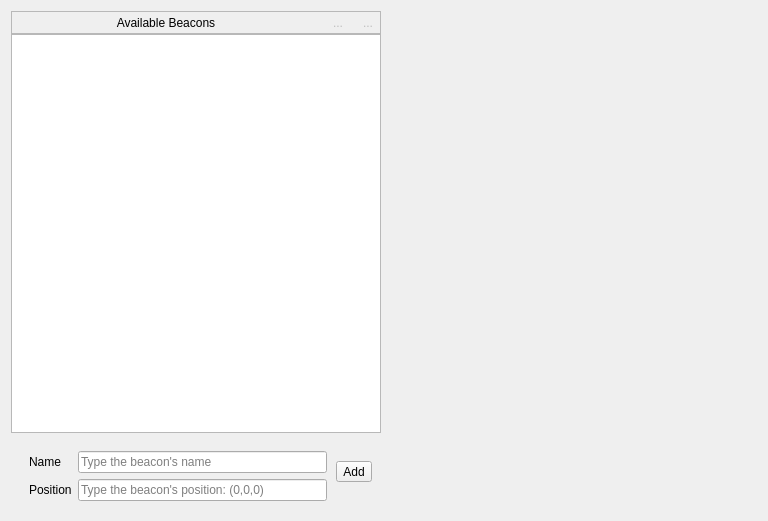
<?xml version="1.0" encoding="UTF-8"?>
<ui version="4.0">
 <class>QEnvironementEditor</class>
 <widget class="QDialog" name="QEnvironementEditor">
  <property name="geometry">
   <rect>
    <x>0</x>
    <y>0</y>
    <width>768</width>
    <height>521</height>
   </rect>
  </property>
  <property name="windowTitle">
   <string>Environement Editor</string>
  </property>
  <property name="windowIcon">
   <iconset resource="../images.qrc">
    <normaloff>:/resources/icons/network.png</normaloff>:/resources/icons/network.png</iconset>
  </property>
  <layout class="QHBoxLayout" name="horizontalLayout">
   <item>
    <widget class="QWidget" name="leftPanel" native="true">
     <layout class="QVBoxLayout" name="verticalLayout_2">
      <property name="spacing">
       <number>0</number>
      </property>
      <property name="leftMargin">
       <number>0</number>
      </property>
      <property name="topMargin">
       <number>0</number>
      </property>
      <property name="rightMargin">
       <number>0</number>
      </property>
      <property name="bottomMargin">
       <number>0</number>
      </property>
      <item>
       <widget class="QFrame" name="headerContainer">
        <property name="enabled">
         <bool>true</bool>
        </property>
        <property name="frameShape">
         <enum>QFrame::StyledPanel</enum>
        </property>
        <property name="frameShadow">
         <enum>QFrame::Raised</enum>
        </property>
        <layout class="QHBoxLayout" name="horizontalLayout_4">
         <property name="leftMargin">
          <number>0</number>
         </property>
         <property name="topMargin">
          <number>0</number>
         </property>
         <property name="rightMargin">
          <number>0</number>
         </property>
         <property name="bottomMargin">
          <number>0</number>
         </property>
         <item>
          <widget class="QLabel" name="label">
           <property name="text">
            <string>Available Beacons</string>
           </property>
           <property name="alignment">
            <set>Qt::AlignCenter</set>
           </property>
          </widget>
         </item>
         <item>
          <widget class="QToolButton" name="upButton">
           <property name="enabled">
            <bool>false</bool>
           </property>
           <property name="text">
            <string>...</string>
           </property>
           <property name="icon">
            <iconset resource="../images.qrc">
             <normaloff>:/resources/icons/arrow-up.png</normaloff>:/resources/icons/arrow-up.png</iconset>
           </property>
           <property name="autoRaise">
            <bool>true</bool>
           </property>
          </widget>
         </item>
         <item>
          <widget class="QToolButton" name="downButton">
           <property name="enabled">
            <bool>false</bool>
           </property>
           <property name="text">
            <string>...</string>
           </property>
           <property name="icon">
            <iconset resource="../images.qrc">
             <normaloff>:/resources/icons/arrow-down.png</normaloff>:/resources/icons/arrow-down.png</iconset>
           </property>
           <property name="autoRaise">
            <bool>true</bool>
           </property>
          </widget>
         </item>
        </layout>
       </widget>
      </item>
      <item>
       <widget class="QTableView" name="beaconList"/>
      </item>
      <item>
       <widget class="QWidget" name="addContainer" native="true">
        <layout class="QHBoxLayout" name="horizontalLayout_2">
         <item>
          <widget class="QWidget" name="editorContainer" native="true">
           <layout class="QGridLayout" name="gridLayout">
            <property name="leftMargin">
             <number>9</number>
            </property>
            <property name="topMargin">
             <number>9</number>
            </property>
            <property name="rightMargin">
             <number>3</number>
            </property>
            <property name="bottomMargin">
             <number>0</number>
            </property>
            <property name="horizontalSpacing">
             <number>6</number>
            </property>
            <item row="0" column="2">
             <widget class="QLineEdit" name="beaconName">
              <property name="placeholderText">
               <string>Type the beacon's name</string>
              </property>
             </widget>
            </item>
            <item row="1" column="0">
             <widget class="QLabel" name="positionLabel">
              <property name="text">
               <string>Position</string>
              </property>
             </widget>
            </item>
            <item row="1" column="2">
             <widget class="QLineEdit" name="beaconPosition">
              <property name="placeholderText">
               <string>Type the beacon's position: (0,0,0)</string>
              </property>
             </widget>
            </item>
            <item row="0" column="0">
             <widget class="QLabel" name="nameLabel_2">
              <property name="text">
               <string>Name</string>
              </property>
             </widget>
            </item>
           </layout>
          </widget>
         </item>
         <item>
          <widget class="QToolButton" name="addButton">
           <property name="sizePolicy">
            <sizepolicy hsizetype="Minimum" vsizetype="Fixed">
             <horstretch>0</horstretch>
             <verstretch>0</verstretch>
            </sizepolicy>
           </property>
           <property name="text">
            <string>Add</string>
           </property>
           <property name="icon">
            <iconset resource="../images.qrc">
             <normaloff>:/resources/icons/satellite.png</normaloff>:/resources/icons/satellite.png</iconset>
           </property>
           <property name="iconSize">
            <size>
             <width>42</width>
             <height>42</height>
            </size>
           </property>
           <property name="toolButtonStyle">
            <enum>Qt::ToolButtonTextUnderIcon</enum>
           </property>
           <property name="autoRaise">
            <bool>false</bool>
           </property>
          </widget>
         </item>
        </layout>
       </widget>
      </item>
      <item>
       <widget class="QWidget" name="bottomContainer" native="true">
        <layout class="QVBoxLayout" name="verticalLayout_3">
         <property name="spacing">
          <number>0</number>
         </property>
         <property name="leftMargin">
          <number>0</number>
         </property>
         <property name="topMargin">
          <number>0</number>
         </property>
         <property name="rightMargin">
          <number>0</number>
         </property>
         <property name="bottomMargin">
          <number>0</number>
         </property>
        </layout>
       </widget>
      </item>
     </layout>
    </widget>
   </item>
   <item>
    <widget class="QWidget" name="rightPanel" native="true">
     <property name="sizePolicy">
      <sizepolicy hsizetype="Expanding" vsizetype="Preferred">
       <horstretch>0</horstretch>
       <verstretch>0</verstretch>
      </sizepolicy>
     </property>
    </widget>
   </item>
  </layout>
 </widget>
 <resources>
  <include location="../images.qrc"/>
 </resources>
 <connections/>
</ui>
